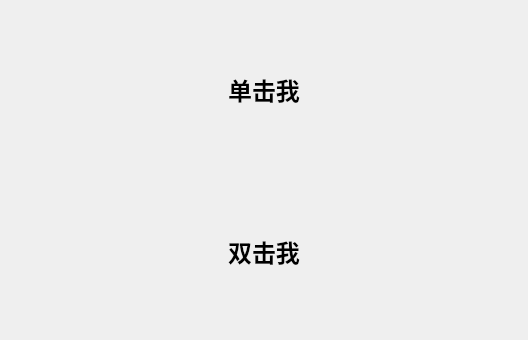
<?xml version="1.0" encoding="UTF-8"?>
<ui version="4.0">
 <class>Widget</class>
 <widget class="QWidget" name="Widget">
  <property name="geometry">
   <rect>
    <x>0</x>
    <y>0</y>
    <width>528</width>
    <height>340</height>
   </rect>
  </property>
  <property name="windowTitle">
   <string>事件过滤——委托执行</string>
  </property>
  <layout class="QVBoxLayout" name="verticalLayout">
   <item>
    <widget class="QLabel" name="label_SC">
     <property name="font">
      <font>
       <pointsize>18</pointsize>
       <bold>true</bold>
      </font>
     </property>
     <property name="text">
      <string>单击我</string>
     </property>
     <property name="alignment">
      <set>Qt::AlignCenter</set>
     </property>
    </widget>
   </item>
   <item>
    <widget class="QLabel" name="label_DC">
     <property name="font">
      <font>
       <pointsize>18</pointsize>
       <bold>true</bold>
      </font>
     </property>
     <property name="text">
      <string>双击我</string>
     </property>
     <property name="alignment">
      <set>Qt::AlignCenter</set>
     </property>
    </widget>
   </item>
  </layout>
 </widget>
 <resources/>
 <connections/>
</ui>
